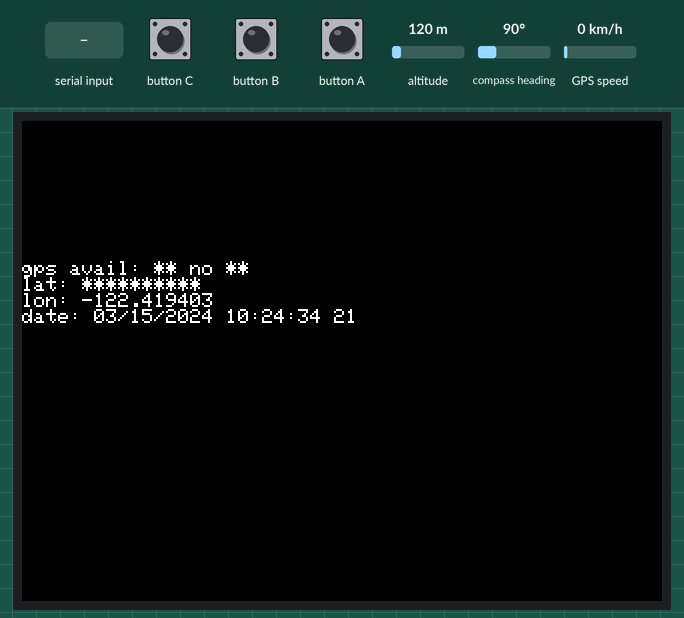
Bench run of a sketch on a simulated ESP32. Shown: 320×240 colour display. Inputs (shaded band) come from the test bench; at power-on: altitude 120 m, compass heading 90°, GPS speed 0 km/h. The GPS gets a fix after 3 s at 37.7749, -122.4194 with 8 satellites; the modem accepts every AT command (registered, SIM ready, sends succeed) and sends nothing else.

Above: at 4.6 s.
4.7 s: "ER" received over the second serial link
At 7.0 s:
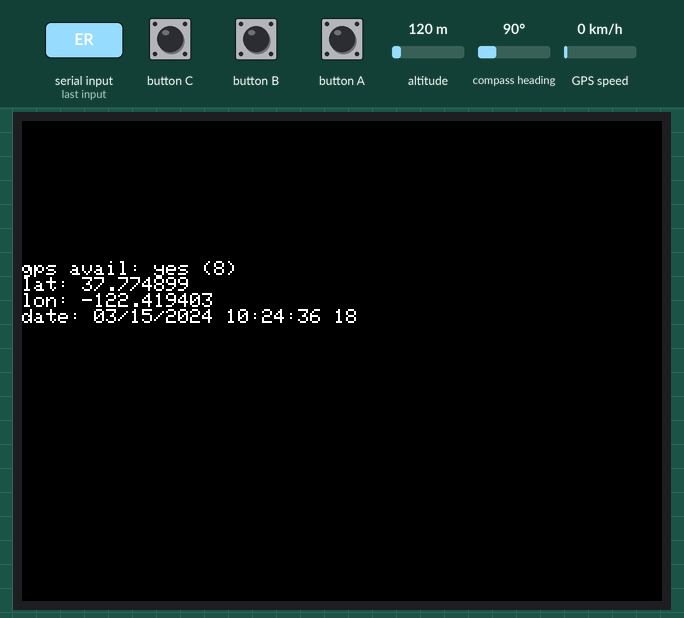
9.3 s: "90,45\n" received over the second serial link
At 10.9 s:
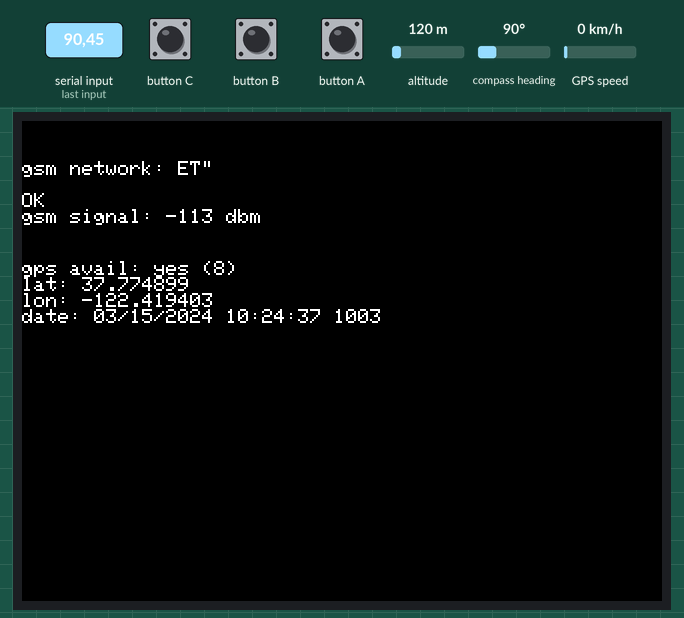
13.9 s: "30,150\n" received over the second serial link
18.5 s: "0,1" received over the second serial link
At 20.9 s:
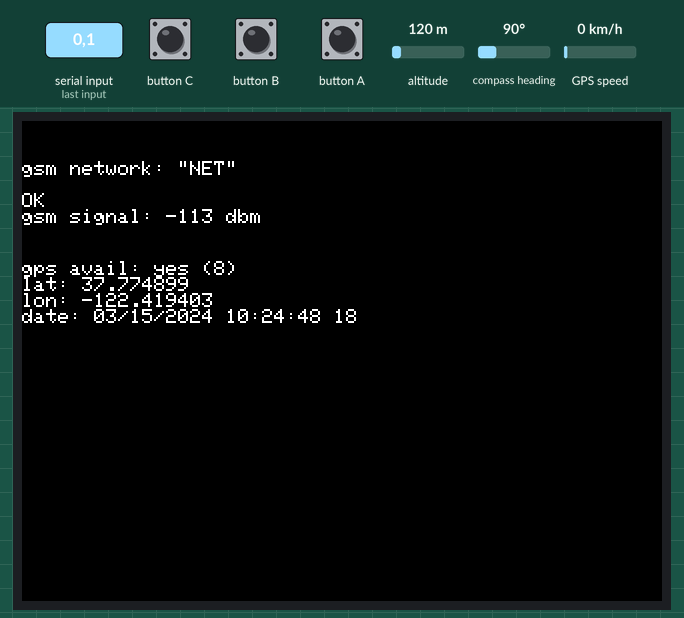
23.1 s: "30,150\n" received over the second serial link
27.7 s: "0\n" received over the second serial link
At 30.9 s:
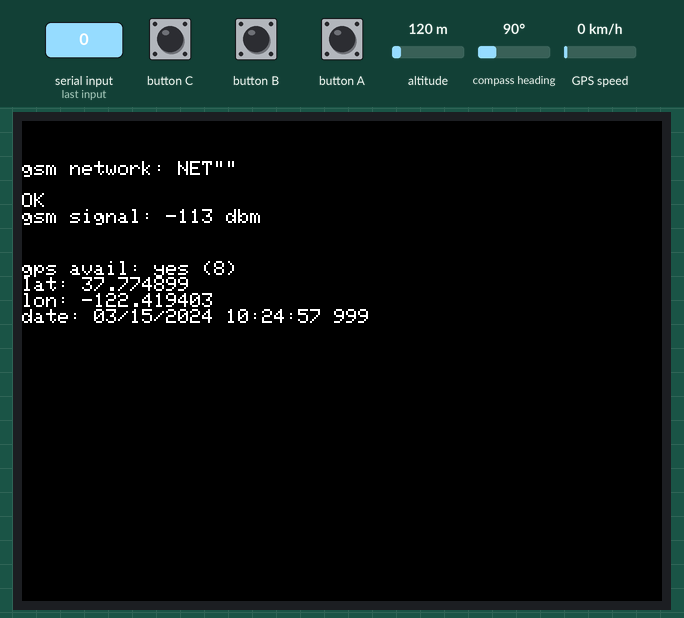
Timing chart, 0 to 32.4 s (numbered marks = the images above; inputs shaded):
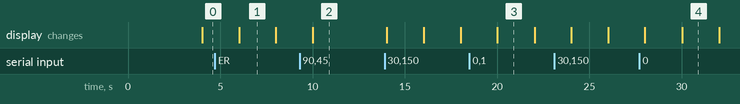

Measured:
- after the input at 9.3 s, the display: changes after 0.72 s (image 2)
- after the input at 18.5 s, the display: changes after 1.5 s (image 3)
- after the input at 27.7 s, the display: first differs from a run without the input after 2.3 s (image 4)

The sketch:

SOStack.ino
```cpp
#include <M5Stack.h>
#include <TinyGPS++.h>

#define SERVERTELNB "+3306060606"
#define WATCHDOGINTV 10

TinyGPSPlus gps;
HardwareSerial sim(2);
HardwareSerial ss(0);
String _buffer;

static void smartDelay(unsigned long ms)
{
  unsigned long start = millis();
  do
  {
    while (ss.available()) {
      gps.encode(ss.read());
    }
  } while (millis() - start < ms);
}

String _readSerialSim(uint32_t timeout)
{
    uint64_t timeOld = millis();

    while (!sim.available() && !(millis() > timeOld + timeout))
    {
        delay(13);
    }

    String str;

    while(sim.available())
    {
        if (sim.available()>0)
        {
            str += (char) sim.read();
        }
    }

    return str;
}

bool _sendSms(String num, String msg)
{
    sim.print(F("AT+CMGF=1\r\n"));   //Text mode
    _buffer = _readSerialSim(5000);
    sim.print(F("AT+CMGS=\""));
    sim.print(num);
    sim.print(F("\"\r\n"));
    _buffer = _readSerialSim(5000);

    sim.print (msg);
    sim.print (char(26));
    delay(500);
    _buffer = _readSerialSim(5000);

    if ( (_buffer.indexOf("ER")) == -1)
    {
        return false;
    }
    else return true;
}


String _getccid() {
    sim.print (F("AT+CCID\r\n"));
    _buffer = _readSerialSim(1000);
    _buffer.trim();

    if (_buffer.endsWith("OK")) {
      _buffer.remove(0,8);
      _buffer.remove(22);
      return _buffer;
    }

    return "";
}

boolean _is_registered() {
    sim.print (F("AT+CREG?\r"));
    _buffer = _readSerialSim(5000);
    _buffer.trim();

    if (_buffer.endsWith("OK")) {
      _buffer.remove(0,18);
      _buffer.remove(3);
      return _buffer == "0,1";
    }

    return false;
}

String _get_network() {
    sim.print (F("AT+COPS?\r\n"));
    _buffer = _readSerialSim(2000);
    _buffer.trim();

    if (_buffer.endsWith("OK")) {
      _buffer.remove(0,23);
      return _buffer;
    }

    return "** no signal **";
}

String _get_signal_quality() {
    sim.print (F("AT+CSQ\r\n"));
    _buffer = _readSerialSim(2000);
    _buffer.trim();

    if (_buffer.endsWith("OK")) {
      _buffer.remove(0,15);
      _buffer.remove(7);
      int i = _buffer.toInt();
      return String(-113+i*2)+" dbm";
    }

    return "** no signal **";
}

void _siminfo() {
    sim.print (F("AT\r\n"));
    M5.Lcd.println(_readSerialSim(10000));
    sim.print (F("AT+CSQ\r"));
    M5.Lcd.println(_readSerialSim(10000));
    sim.print (F("AT+CCID\r"));
    M5.Lcd.println(_readSerialSim(10000));
    sim.print (F("AT+CREG?\r"));
    M5.Lcd.println(_readSerialSim(10000));
    sim.print (F("AT+COPS?\r"));
    M5.Lcd.println(_readSerialSim(10000));
    delay(500);
}

static void printInt(unsigned long val, bool valid, int len)
{
  char sz[32] = "*****************";
  if (valid)
    sprintf(sz, "%ld", val);
  sz[len] = 0;
  for (int i=strlen(sz); i<len; ++i)
    sz[i] = ' ';
  if (len > 0)
    sz[len-1] = ' ';
  M5.Lcd.print(sz);
  smartDelay(0);
}

static void printDateTime(TinyGPSDate &d, TinyGPSTime &t)
{
  if (!d.isValid())
  {
    M5.Lcd.print(F("********** "));
  }
  else
  {
    char sz[32];
    sprintf(sz, "%02d/%02d/%02d ", d.month(), d.day(), d.year());
    M5.Lcd.print(sz);
  }

  if (!t.isValid())
  {
    M5.Lcd.print(F("******** "));
  }
  else
  {
    char sz[32];
    sprintf(sz, "%02d:%02d:%02d ", t.hour(), t.minute(), t.second());
    M5.Lcd.print(sz);
  }

  printInt(d.age(), d.isValid(), 5);
  smartDelay(0);
}


static void printFloat(float val, bool valid, int len, int prec)
{
  if (!valid)
  {
    while (len-- > 1)
      M5.Lcd.print('*');
    M5.Lcd.print(' ');
  }
  else
  {
    M5.Lcd.print(val, prec);
    int vi = abs((int)val);
    int flen = prec + (val < 0.0 ? 2 : 1); // . and -
    flen += vi >= 1000 ? 4 : vi >= 100 ? 3 : vi >= 10 ? 2 : 1;
    for (int i=flen; i<len; ++i)
      M5.Lcd.print(' ');
  }
  smartDelay(0);
}

void sendUBX(uint8_t *MSG, uint8_t len) {
  for(int i=0; i<len; i++) {
    ss.write(MSG[i]);
  }
  //Serial.println();
}

void setup() {
  M5.begin();

  sim.begin(9600);
  delay(2000); // delay for SIM800L power on
  //_siminfo();
  M5.Lcd.println("init sim");

  ss.begin(9600);
  M5.Lcd.println("init serial");

  if (M5.Power.isResetbyDeepsleep()) {
    uint8_t wakeUpGps[] = {0xB5, 0x62, 0x06, 0x04, 0x04, 0x00, 0xFF, 0x87, 0x00, 0x00, 0x94, 0xF5};
    sendUBX(wakeUpGps, sizeof(wakeUpGps)/sizeof(uint8_t));
  }

  _buffer.reserve(255);

  M5.Lcd.clear();
}

bool watchdogMode = false;

void loop() {
  if (millis() % 5000 == 0) {
    M5.Lcd.setCursor(0, 20);
    M5.Lcd.println("gsm network: "+_get_network());
    M5.Lcd.println("gsm signal: "+_get_signal_quality());
  }

  if (millis() % 2000 == 0) {
    M5.Lcd.setCursor(0, 70);

    M5.Lcd.print(F("gps avail: "));
    if (gps.satellites.value() > 0) {
      M5.Lcd.print(F("yes ("));
      M5.Lcd.print(gps.satellites.value());
      M5.Lcd.print(F(") "));
    }
    else {
      M5.Lcd.print(F("** no **"));
    }
    M5.Lcd.println();

    M5.Lcd.print(F("lat: "));
    printFloat(gps.location.lat(), gps.location.isValid(), 11, 6);
    M5.Lcd.println();
    M5.Lcd.print(F("lon: "));
    printFloat(gps.location.lng(), gps.location.isValid(), 12, 6);
    M5.Lcd.println();
    M5.Lcd.print(F("date: "));
    printDateTime(gps.date, gps.time);

    smartDelay(1000);
  }

  if(M5.BtnA.wasPressed()) {
    M5.setWakeupButton(BUTTON_A_PIN);
    uint8_t deepSleepGps[] = {0xB5, 0x62, 0x06, 0x11, 0x02, 0x00, 0x08, 0x01, 0x22, 0x92}; // magic values from https://ukhas.org.uk/guides:ublox_psm
    sendUBX(deepSleepGps, sizeof(deepSleepGps)/sizeof(uint8_t));
    M5.Power.deepSleep();
  }

  if(M5.BtnB.wasPressed()) {
    while(!_is_registered());
    if (gps.location.isValid()) {
      while(!_sendSms(SERVERTELNB, "{\"id\":\"0\",\"type\":\"sos\",\"lat\":"+String(gps.location.lat(), 6)+",\"lon\": "+String(gps.location.lng(), 6)+"}"));
    }
   }

   if(M5.BtnC.wasPressed()) {
    watchdogMode = true;
   }

   if (watchdogMode && millis() % WATCHDOGINTV) {
    while(!_is_registered());
    if (gps.location.isValid()) {
      while(!_sendSms(SERVERTELNB, "{\"id\":\"0\",\"type\":\"watchdog\",\"lat\":"+String(gps.location.lat(), 6)+",\"lon\": "+String(gps.location.lng(), 6)+"}"));
    }
   }

  M5.update();
}
```
